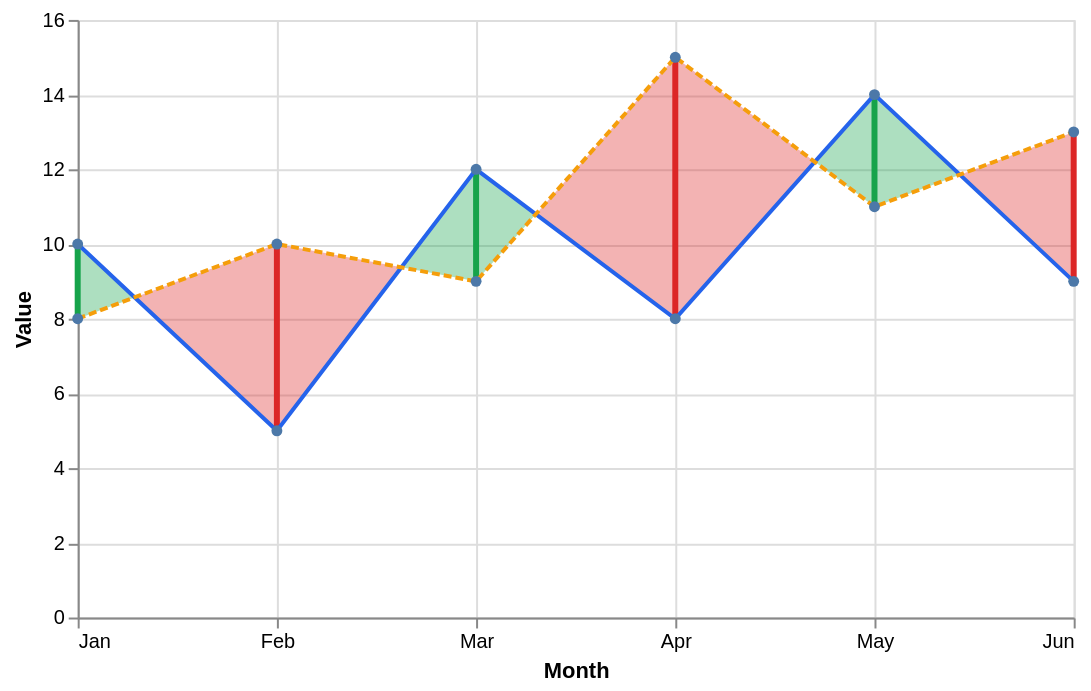

Vega-Lite specification stored for this chart:
### Vega-Lite specification from a JSON file in a GitHub repository (floating-point values rounded to 4 significant figures)
{"$schema": "https://vega.github.io/schema/vega-lite/v6.json", "description": "Phase 1 feasibility prototype - proves crossing-case variance area fill and Business_Type-driven color switching work in pure Vega-Lite. Tested in Vega-Lite Editor (vega.github.io/editor) 2026-09-23, Vega 6.4.0 / Vega-Lite 6.4.3. Screenshot evidence: fill polygons split exactly at each Actual/Reference crossing, no gap or overlap; toggling the businessType param inverts good/bad colors correctly.", "width": 500, "height": 300, "params": [{"name": "businessType", "value": "higher", "bind": {"input": "select", "options": ["higher", "lower"], "name": "Business Type: "}}], "layer": [{"data": {"values": [{"run_id": 0, "pos": 0, "y": 10, "y2": 8, "runSign": 1}, {"run_id": 0, "pos": 0.286, "y": 8.571, "y2": 8.571, "runSign": 1}, {"run_id": 1, "pos": 0.286, "y": 8.571, "y2": 8.571, "runSign": -1}, {"run_id": 1, "pos": 1, "y": 5, "y2": 10, "runSign": -1}, {"run_id": 1, "pos": 1.625, "y": 9.375, "y2": 9.375, "runSign": -1}, {"run_id": 2, "pos": 1.625, "y": 9.375, "y2": 9.375, "runSign": 1}, {"run_id": 2, "pos": 2, "y": 12, "y2": 9, "runSign": 1}, {"run_id": 2, "pos": 2.3, "y": 10.8, "y2": 10.8, "runSign": 1}, {"run_id": 3, "pos": 2.3, "y": 10.8, "y2": 10.8, "runSign": -1}, {"run_id": 3, "pos": 3, "y": 8, "y2": 15, "runSign": -1}, {"run_id": 3, "pos": 3.7, "y": 12.2, "y2": 12.2, "runSign": -1}, {"run_id": 4, "pos": 3.7, "y": 12.2, "y2": 12.2, "runSign": 1}, {"run_id": 4, "pos": 4, "y": 14, "y2": 11, "runSign": 1}, {"run_id": 4, "pos": 4.429, "y": 11.86, "y2": 11.86, "runSign": 1}, {"run_id": 5, "pos": 4.429, "y": 11.86, "y2": 11.86, "runSign": -1}, {"run_id": 5, "pos": 5, "y": 9, "y2": 13, "runSign": -1}]}, "mark": {"type": "area", "opacity": 0.35}, "encoding": {"x": {"field": "pos", "type": "quantitative"}, "y": {"field": "y", "type": "quantitative"}, "y2": {"field": "y2"}, "detail": {"field": "run_id", "type": "nominal"}, "color": {"condition": {"test": "(businessType == 'higher' && datum.runSign > 0) || (businessType == 'lower' && datum.runSign < 0)", "value": "#16A34A"}, "value": "#DC2626"}}}, {"data": {"values": [{"pos": 0, "actual": 10, "reference": 8}, {"pos": 1, "actual": 5, "reference": 10}, {"pos": 2, "actual": 12, "reference": 9}, {"pos": 3, "actual": 8, "reference": 15}, {"pos": 4, "actual": 14, "reference": 11}, {"pos": 5, "actual": 9, "reference": 13}]}, "mark": {"type": "rule", "strokeWidth": 3}, "encoding": {"x": {"field": "pos", "type": "quantitative"}, "y": {"field": "actual", "type": "quantitative"}, "y2": {"field": "reference"}, "color": {"condition": {"test": "(businessType == 'higher' && datum.actual > datum.reference) || (businessType == 'lower' && datum.actual < datum.reference)", "value": "#16A34A"}, "value": "#DC2626"}}}, {"data": {"values": [{"pos": 0, "actual": 10, "reference": 8}, {"pos": 1, "actual": 5, "reference": 10}, {"pos": 2, "actual": 12, "reference": 9}, {"pos": 3, "actual": 8, "reference": 15}, {"pos": 4, "actual": 14, "reference": 11}, {"pos": 5, "actual": 9, "reference": 13}]}, "mark": {"type": "line", "color": "#2563EB", "point": true, "strokeWidth": 2}, "encoding": {"x": {"field": "pos", "type": "quantitative", "axis": {"values": [0, 1, 2, 3, 4, 5], "labelExpr": "['Jan','Feb','Mar','Apr','May','Jun'][datum.value]", "title": "Month"}}, "y": {"field": "actual", "type": "quantitative", "title": "Value"}}}, {"data": {"values": [{"pos": 0, "actual": 10, "reference": 8}, {"pos": 1, "actual": 5, "reference": 10}, {"pos": 2, "actual": 12, "reference": 9}, {"pos": 3, "actual": 8, "reference": 15}, {"pos": 4, "actual": 14, "reference": 11}, {"pos": 5, "actual": 9, "reference": 13}]}, "mark": {"type": "line", "color": "#F59E0B", "point": true, "strokeDash": [4, 2], "strokeWidth": 2}, "encoding": {"x": {"field": "pos", "type": "quantitative"}, "y": {"field": "reference", "type": "quantitative"}}}]}
